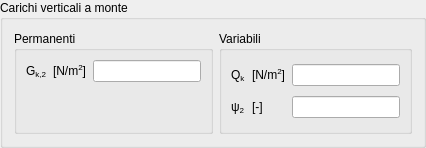
            <widget class="QGroupBox" name="loadGBox">
             <property name="sizePolicy">
              <sizepolicy hsizetype="Preferred" vsizetype="Fixed">
               <horstretch>0</horstretch>
               <verstretch>0</verstretch>
              </sizepolicy>
             </property>
             <property name="title">
              <string>Carichi verticali a monte</string>
             </property>
             <layout class="QGridLayout" name="gridLayout_27">
              <item row="0" column="1">
               <widget class="QGroupBox" name="QkGBox">
                <property name="title">
                 <string>Variabili</string>
                </property>
                <layout class="QGridLayout" name="gridLayout_28">
                 <item row="0" column="0">
                  <widget class="QLabelRichName" name="QkLabel">
                   <property name="text">
                    <string>&lt;html&gt;&lt;/head&gt;
&lt;body&gt;
Q&lt;/span&gt;&lt;span style=&quot; vertical-align:sub;&quot;&gt;k&lt;/span&gt;&lt;/body&gt;&lt;/html&gt;</string>
                   </property>
                  </widget>
                 </item>
                 <item row="0" column="1">
                  <widget class="QLabelUnitMeasure" name="QkUMLabel">
                   <property name="text">
                    <string>&lt;html&gt;&lt;/head&gt;
&lt;body&gt;
[N/m&lt;span style=&quot; vertical-align:super;&quot;&gt;2&lt;/span&gt;]&lt;/body&gt;&lt;/html&gt;</string>
                   </property>
                  </widget>
                 </item>
                 <item row="0" column="2">
                  <widget class="QLineEditValue" name="QkLEdit"/>
                 </item>
                 <item row="1" column="1">
                  <widget class="QLabelUnitMeasure" name="psi2QUMLabel">
                   <property name="text">
                    <string>&lt;html&gt;&lt;/head&gt;
&lt;body&gt;
[-]&lt;/body&gt;&lt;/html&gt;</string>
                   </property>
                  </widget>
                 </item>
                 <item row="1" column="0">
                  <widget class="QLabelRichName" name="psi2QLabel">
                   <property name="text">
                    <string>&lt;html&gt;&lt;/head&gt;
&lt;body&gt;
ψ&lt;/span&gt;&lt;span style=&quot; vertical-align:sub;&quot;&gt;2&lt;/span&gt;&lt;/body&gt;&lt;/html&gt;</string>
                   </property>
                  </widget>
                 </item>
                 <item row="1" column="2">
                  <widget class="QLineEditValue" name="psi2QLEdit"/>
                 </item>
                </layout>
               </widget>
              </item>
              <item row="0" column="0">
               <widget class="QGroupBox" name="Gk2GBox">
                <property name="title">
                 <string>Permanenti</string>
                </property>
                <layout class="QGridLayout" name="gridLayout_29">
                 <item row="0" column="0">
                  <widget class="QLabelRichName" name="Gk2Label">
                   <property name="text">
                    <string>&lt;html&gt;&lt;/head&gt;
&lt;body&gt;
G&lt;/span&gt;&lt;span style=&quot; vertical-align:sub;&quot;&gt;k,2&lt;/span&gt;&lt;/body&gt;&lt;/html&gt;</string>
                   </property>
                  </widget>
                 </item>
                 <item row="0" column="1">
                  <widget class="QLabelUnitMeasure" name="Gk2UMLabel">
                   <property name="text">
                    <string>&lt;html&gt;&lt;/head&gt;
&lt;body&gt;
[N/m&lt;span style=&quot; vertical-align:super;&quot;&gt;2&lt;/span&gt;]&lt;/body&gt;&lt;/html&gt;</string>
                   </property>
                  </widget>
                 </item>
                 <item row="0" column="2">
                  <widget class="QLineEditValue" name="Gk2LEdit"/>
                 </item>
                 <item row="1" column="0" colspan="3">
                  <spacer name="verticalSpacer_8">
                   <property name="orientation">
                    <enum>Qt::Vertical</enum>
                   </property>
                   <property name="sizeHint" stdset="0">
                    <size>
                     <width>20</width>
                     <height>40</height>
                    </size>
                   </property>
                  </spacer>
                 </item>
                </layout>
               </widget>
              </item>
             </layout>
            </widget>
